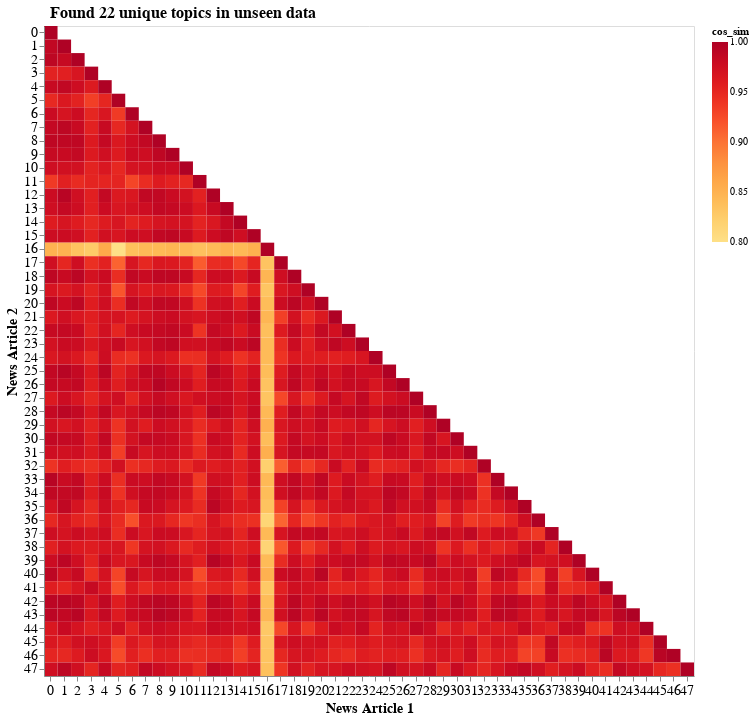

Notebook code for this chart:
### Code cell
altair_plot_triangular_heatmap(
    data=dfcs_merged[["best", "cos_sim", "doc1", "doc2"]],
    ptitle=f"Found {df_topics_new['topic'].nunique()} unique topics in unseen data",
    xvar="doc1",
    yvar="doc2",
    zvar="cos_sim",
    xtitle="News Article 1",
    ytitle="News Article 2",
    tooltip=[
        alt.Tooltip("doc1:N", title="News Article 1"),
        alt.Tooltip("doc2:N", title="News Article 2"),
        alt.Tooltip("best:N", title="Topic"),
        alt.Tooltip("cos_sim:Q", title="Cosine Similarity", format=".3f"),
    ],
    axis_tick_font_size=14,
    axis_title_font_size=14,
    plot_titleFontSize=16,
    dx=45,
    offset=0,
    show_triangle="lower",
    fig_size=(650, 650),
)

### Figure 1 — Vega-Lite specification as saved in the notebook (floating-point values rounded to 4 significant figures; data arrays with more than 128 entries replaced by an {"elided": "..."} marker saying what was removed)
{"config": {"view": {"continuousWidth": 400, "continuousHeight": 300}, "axis": {"labelFontSize": 14, "titleFontSize": 14}, "title": {"anchor": "start", "dx": 45, "fontSize": 16, "offset": 0}}, "data": {"name": "data-170917bb14aea66d416eff3899de7221"}, "mark": "rect", "encoding": {"color": {"type": "quantitative", "field": "cos_sim", "scale": {"scheme": "yelloworangered"}}, "tooltip": [{"type": "nominal", "field": "doc1", "title": "News Article 1"}, {"type": "nominal", "field": "doc2", "title": "News Article 2"}, {"type": "nominal", "field": "best", "title": "Topic"}, {"type": "quantitative", "field": "cos_sim", "format": ".3f", "title": "Cosine Similarity"}], "x": {"type": "ordinal", "axis": {"labelAngle": 0}, "field": "doc1", "title": "News Article 1"}, "y": {"type": "ordinal", "field": "doc2", "title": "News Article 2"}}, "height": 650, "title": "Found 22 unique topics in unseen data", "transform": [{"filter": "datum.doc1 <= datum.doc2"}], "width": 650, "$schema": "https://vega.github.io/schema/vega-lite/v4.8.1.json", "datasets": {"data-170917bb14aea66d416eff3899de7221": {"elided": "2304 records"}}}
